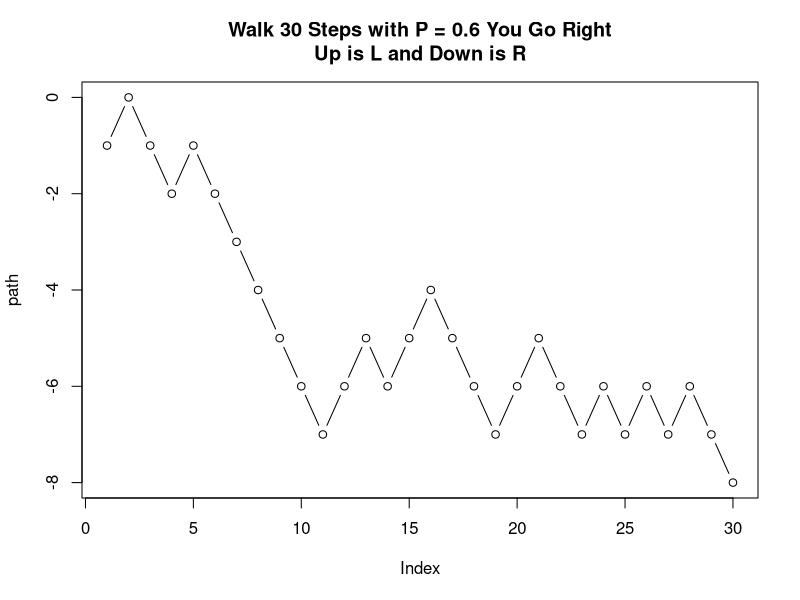
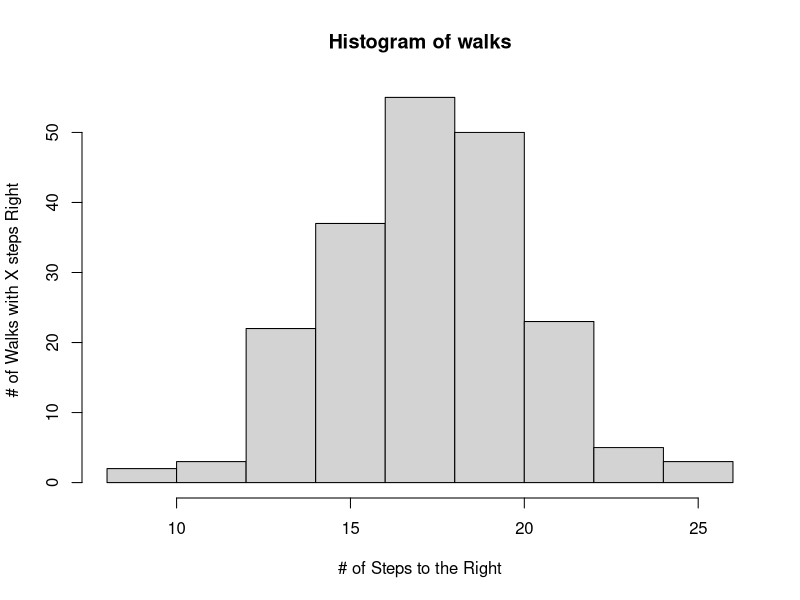

The R script that drew these images, in order:
## ---- chunk 1
n <- 30 # number of steps
RL <- c(-1,1) # -1 = R and +1 = L
probRL <- c(0.6, 0.4)
walk <- sample(RL, n, replace = TRUE, prob = probRL)
walk
path <- cumsum(walk)
plot(path, main = "Walk 30 Steps with P = 0.6 You Go Right\nUp is L and Down is R",type= "b")

# Now simulate 200 such walks and plot a histogram...
walks <- rbinom(200,30,.6)  # 200 trials of 30 steps each
emean <- mean(walks)
evar <- var(walks)
hist(walks, breaks = "Scott", ylab = "# of Walks with X steps Right", xlab = "# of Steps to the Right")

# Theoretical mean and variance:
tmean <- 30*.6
tvar <- n*.6*(.4)   # binom var = n*pi*(1-pi)
## ---- chunk 2
sessionInfo()
